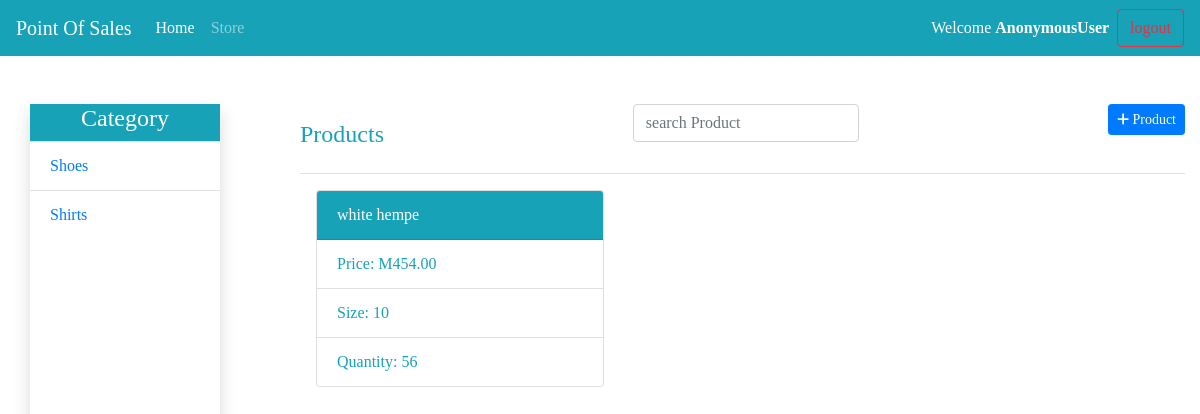
Page /category_items/2/ on the committed database.
### store/models.py (models this page shows, shortened)
class Category(models.Model):
    name = models.CharField(max_length = 255)
    class Meta:
        verbose_name_plural = 'Categories'
    def __str__(self):
        return self.name

class Product(models.Model):
    name = models.CharField(max_length=255)
    price = models.DecimalField(decimal_places=2,max_digits=6)
    size = models.CharField(max_length=255)
    category =models.ForeignKey('Category',on_delete=models.CASCADE)
    quantity = models.IntegerField()

### store/views.py (the view)
# urls.py: path('category_items/<int:category_id>/',views.category_items,name='category_items'),
def category_items(request,category_id):
    categories = Category.objects.all()
    category = Category.objects.get(id = category_id)
    products = category.product_set.all()
    product_form = handle_form(request)
    context = {
        'categories':categories,
        'products':products,
        'product_form':product_form
    }
    return render(request,'store/store.html',context)

### store/forms.py
class ProductForm(forms.ModelForm):
    class Meta:
        model = Product
        fields = ['name','price','size','category','quantity']

### store/utils.py (called while the page is built)
def handle_form(request):
    product_form = ProductForm()
    if request.method == 'POST':
        product_form = ProductForm(request.POST)
        if product_form.is_valid():
            product_form.save()
    return product_form

### store/templates/store/store.html (shortened to what this page needs)
{% extends 'base.html' %}
{% block content %}
{% include "partials/navbar.html" %}
<main class="container">
    <div class="row mt-5 justify-content-between">
        <div class="col-md-2 p-0 shadow" style="height: 80vh;">
            <div class=" bg-info border-bottom text-white">
                <center><h4>Category</h4></center>
            </div>
            <ul class="list-group list-group-flush bg-info">
                {% for category in categories %}
                <li class="list-group-item"><a href="{% url 'store:category_items' category.id %}">{{category}}</a></li>
                {% endfor %}
            </ul>
        </div>
        <div class="col-md-9 p-0 " style="height: 80vh;">
            <div class="row border-bottom text-info justify-content-between d-flex">
                <span class="py-3"><h4>Products</h4></span>
                <span><input type="text"  class="form-control text-info" placeholder="search Product"></span>
                <span>
                    <button class="btn btn-primary btn-sm" type="button" data-toggle="modal" data-target="#product_add_modal">
                        <i class="fas fa-plus"></i>
                        <span class="d-none d-sm-inline">Product</span>
                    </button>
                </span>
            </div>
            <div class="row d-flex  ">
                {% for product in products %}
                <div class="card mx-3 my-3 " style="width: 18rem;">
                    <div class="card-header bg-info text-white">
                      {{product.name}}
                    </div>
                    <ul class="list-group list-group-flush text-info">
                      <li class="list-group-item">Price: M{{product.price}}</li>
                      <li class="list-group-item">Size: {{product.size}}</li>
                      <li class="list-group-item">Quantity: {{product.quantity}}</li>
                    </ul>
                  </div>
                {% endfor %}
            </div>
        </div>
    </div>
</main>
{% endblock content %}

### static/css/main.css (style rules this page uses)
* { box-sizing: border-box; }
body { margin: 0; padding: 0; font-family:Georgia, 'Times New Roman', Times, serif; }

### rows in the picture
Category: name "Shoes"
Category: name "Shirts"
Product: name "white hempe", price "454.00", size "10", quantity "56"

### other values in the picture
{{ request.user }} "AnonymousUser"
